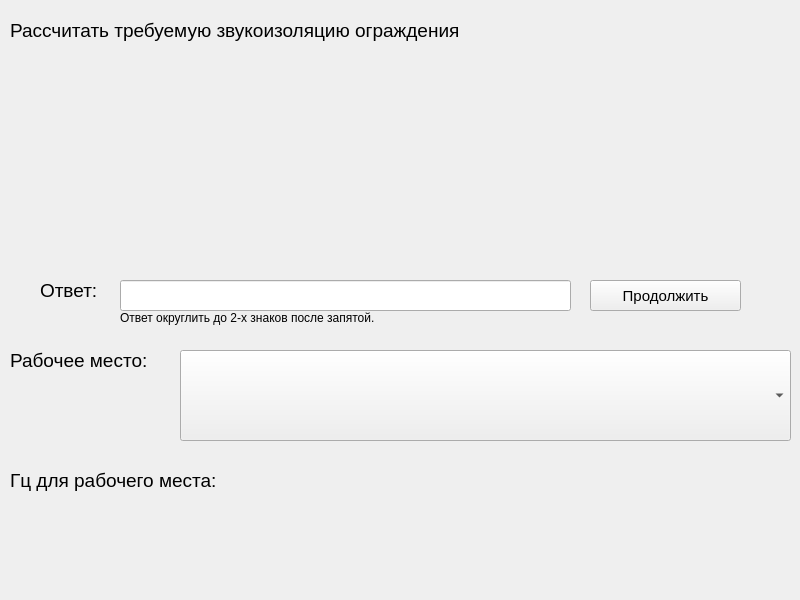
<?xml version="1.0" encoding="UTF-8"?>
<ui version="4.0">
 <class>MainWindow</class>
 <widget class="QMainWindow" name="MainWindow">
  <property name="geometry">
   <rect>
    <x>0</x>
    <y>0</y>
    <width>800</width>
    <height>600</height>
   </rect>
  </property>
  <property name="windowTitle">
   <string>Второе задание</string>
  </property>
  <widget class="QWidget" name="centralwidget">
   <widget class="QLabel" name="label_2">
    <property name="geometry">
     <rect>
      <x>40</x>
      <y>270</y>
      <width>101</width>
      <height>41</height>
     </rect>
    </property>
    <property name="font">
     <font>
      <pointsize>14</pointsize>
     </font>
    </property>
    <property name="text">
     <string>Ответ:</string>
    </property>
   </widget>
   <widget class="QLineEdit" name="lineEdit">
    <property name="geometry">
     <rect>
      <x>120</x>
      <y>280</y>
      <width>451</width>
      <height>31</height>
     </rect>
    </property>
    <property name="font">
     <font>
      <pointsize>14</pointsize>
     </font>
    </property>
   </widget>
   <widget class="QLabel" name="label">
    <property name="geometry">
     <rect>
      <x>140</x>
      <y>80</y>
      <width>511</width>
      <height>111</height>
     </rect>
    </property>
    <property name="text">
     <string/>
    </property>
    <property name="pixmap">
     <pixmap>../../image/secondTask/firstFormyla.png</pixmap>
    </property>
   </widget>
   <widget class="QPushButton" name="pushButton">
    <property name="geometry">
     <rect>
      <x>590</x>
      <y>280</y>
      <width>151</width>
      <height>31</height>
     </rect>
    </property>
    <property name="font">
     <font>
      <pointsize>11</pointsize>
     </font>
    </property>
    <property name="text">
     <string>Продолжить</string>
    </property>
   </widget>
   <widget class="QLabel" name="label_3">
    <property name="geometry">
     <rect>
      <x>10</x>
      <y>0</y>
      <width>601</width>
      <height>61</height>
     </rect>
    </property>
    <property name="font">
     <font>
      <pointsize>14</pointsize>
     </font>
    </property>
    <property name="text">
     <string>Рассчитать требуемую звукоизоляцию ограждения</string>
    </property>
   </widget>
   <widget class="QComboBox" name="comboBox_2">
    <property name="geometry">
     <rect>
      <x>180</x>
      <y>350</y>
      <width>611</width>
      <height>91</height>
     </rect>
    </property>
    <property name="font">
     <font>
      <pointsize>14</pointsize>
     </font>
    </property>
    <property name="styleSheet">
     <string notr="true"/>
    </property>
    <property name="minimumContentsLength">
     <number>0</number>
    </property>
    <item>
     <property name="text">
      <string/>
     </property>
    </item>
    <item>
     <property name="text">
      <string notr="true">Помещения конструкторских бюро, расчетчиков,
программистов вычислительных машин,
лабораторий для теоретических работ.</string>
     </property>
    </item>
    <item>
     <property name="text">
      <string>Помещения управления, рабочие комнаты.</string>
     </property>
    </item>
    <item>
     <property name="text">
      <string>Кабины наблюдений и дистанционного управления
без речевой связи по телефону.</string>
     </property>
    </item>
    <item>
     <property name="text">
      <string>Кабины наблюдений и дистанционного управления
с речевой связи по телефону.</string>
     </property>
    </item>
    <item>
     <property name="text">
      <string>Помещения и участки точной сборки,
машинописные бюро.</string>
     </property>
    </item>
    <item>
     <property name="text">
      <string>Помещения лабораторий для проведения
экспериментальных работ, для размещения 
шумных агрегатов, вычислительных машин.</string>
     </property>
    </item>
    <item>
     <property name="text">
      <string>Постоянные рабочие места и рабочие зоны в
производственных помещениях и на 
территории предприятия.</string>
     </property>
    </item>
   </widget>
   <widget class="QLabel" name="label_5">
    <property name="geometry">
     <rect>
      <x>10</x>
      <y>340</y>
      <width>171</width>
      <height>41</height>
     </rect>
    </property>
    <property name="font">
     <font>
      <pointsize>14</pointsize>
     </font>
    </property>
    <property name="text">
     <string>Рабочее место:</string>
    </property>
   </widget>
   <widget class="QLabel" name="label_6">
    <property name="geometry">
     <rect>
      <x>10</x>
      <y>460</y>
      <width>261</width>
      <height>41</height>
     </rect>
    </property>
    <property name="font">
     <font>
      <pointsize>14</pointsize>
     </font>
    </property>
    <property name="text">
     <string>Гц для рабочего места:</string>
    </property>
   </widget>
   <widget class="QLabel" name="label_7">
    <property name="geometry">
     <rect>
      <x>260</x>
      <y>460</y>
      <width>261</width>
      <height>41</height>
     </rect>
    </property>
    <property name="font">
     <font>
      <pointsize>14</pointsize>
     </font>
    </property>
    <property name="text">
     <string/>
    </property>
   </widget>
   <widget class="QLabel" name="label_10">
    <property name="geometry">
     <rect>
      <x>120</x>
      <y>310</y>
      <width>271</width>
      <height>16</height>
     </rect>
    </property>
    <property name="text">
     <string>Ответ округлить до 2-х знаков после запятой.</string>
    </property>
   </widget>
  </widget>
 </widget>
 <resources/>
 <connections/>
</ui>
